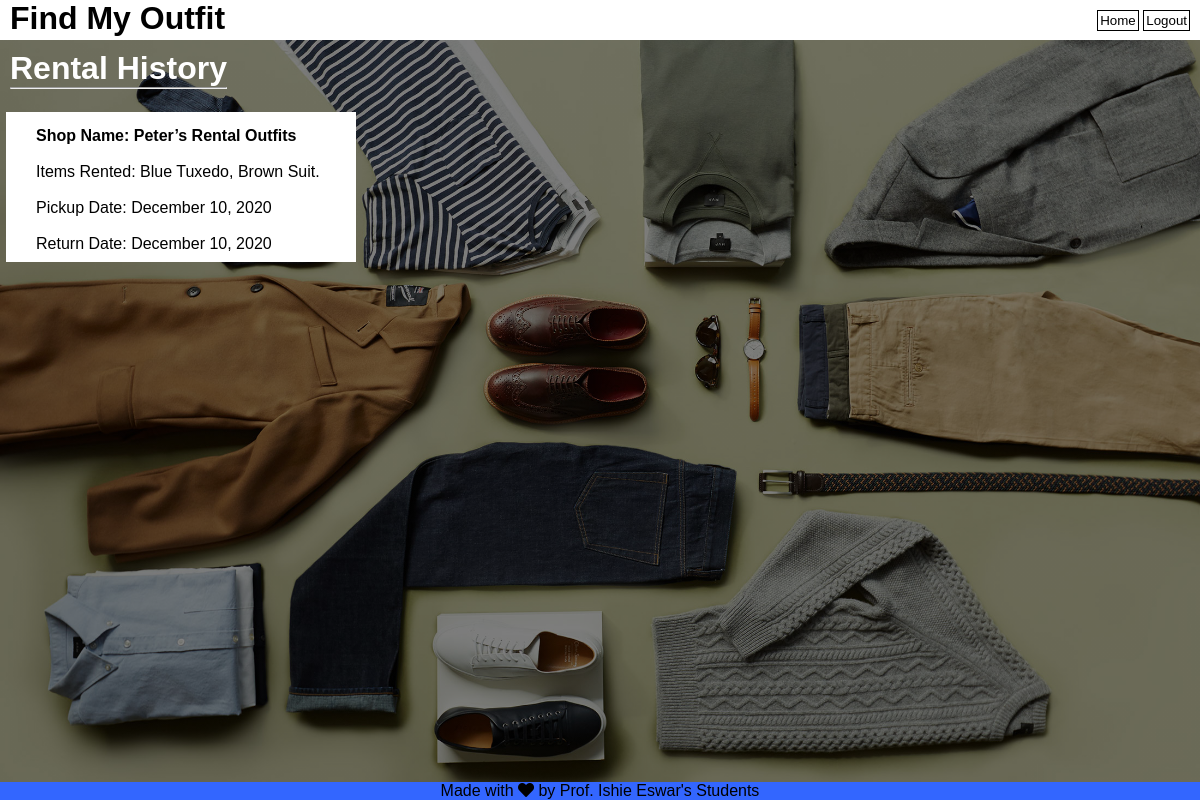
The app's page /User_Rental_History_See.php with its own data.
### tables this page shows
CREATE TABLE `rental_history` (
  `rental_number` int(40) NOT NULL,
  `shop_name` text NOT NULL,
  `items` varchar(100) NOT NULL,
  `p_date` varchar(40) NOT NULL,
  `r_date` varchar(40) NOT NULL
);

### User_Rental_History_See.php (the view, shortened to what this page needs)
<?php
     include_once 'databasec.php';
     $sql = 'SELECT rental_number, shop_name, items, p_date, r_date FROM rental_history ORDER BY rental_number;';
     $resu = mysqli_query($c, $sql);
     $ar = mysqli_fetch_all($resu, MYSQLI_ASSOC);
?>
<!DOCTYPE html>
<html lang="en">
<head>
    <link href = "udhs.css" rel = "stylesheet" type = "text/css">
    <link rel="stylesheet" href="https://cdnjs.cloudflare.com/ajax/libs/font-awesome/5.13.0/css/all.min.css">
</head>
<body>
    <header>
        <div class="bar2">
            <div class="name2">
                <h1>Find My Outfit</h1>
            </div>
            <form name="xyz" method="post">
                <ul>
                     <li><input type="submit" name="home" class="button" value="Home"></li>
                     <li><input type="submit" name="logoutbutton2" class="button" value="Logout"></li>
                </ul>
            </form>
        </div>
    </header>
    <div class="des">
        <h1>Rental History</h1>
        <hr>
    </div>
    <br>
    <br>
    <br>
    <br>
    <div class="cont">
        <div class="row">
            <?php foreach($ar as $rentalhistory){ ?>
                        <div class="smallbox">
                            <h6>
                                Shop Name: <?php echo htmlspecialchars($rentalhistory['shop_name']); ?>
                            </h6>
                            <div>
                                <br>
                                Items Rented: <?php echo htmlspecialchars($rentalhistory['items']); ?>
                                <br>
                                <br>
                                Pickup Date: <?php echo htmlspecialchars($rentalhistory['p_date']); ?>
                                <br>
                                <br>
                                Return Date: <?php echo htmlspecialchars($rentalhistory['p_date']); ?>
                            </div>
                        </div>
                        <br>
            <?php } ?>
        </div>
    </div>
    <footer id="footer" class="static-footer">
      <div class="container">
        <p>Made with <span class="fas fa-heart"></span> by Prof. Ishie Eswar's Students</p>
      </div>
    </footer>
</body>
</html>

### udhs.css (style rules this page uses)
* { margin: 0; padding: 0; font-family: Arial, Helvetica, sans-serif; }
header { width: 100%; height: 40px; display: block; background-color: white; }
.bar2 ul { float: right; list-style-type: none; margin-top: 10px; margin-right: 10px; }
.bar2 ul li { display: inline-block; }
.bar2 ul li input { text-decoration: none; color: black; background-color: white; padding: 2px; border: 1px solid black; }
.name2 { float: left; margin-left: 10px; }
body { background-image:linear-gradient(rgba(0, 0, 0, 0.5), rgba(0, 0, 0, 0.5)), url(wardrobe.jpg); height: 100vh; background-size: cover; background-position: center; }
.des { float: left; margin-left: 10px; margin-top: 10px; color: white; }
.smallbox { width: 350px; height: 150px; background: white; left: 0.5%; position: relative; box-sizing: border-box; padding: 15px 30px; }
.smallbox h6 { font-size: 16px; }
#footer { background-color: #3366FF; text-align: center; }
.static-footer { position: fixed; left: 0; bottom: 0; width: 100%; text-align: center; }

### records on screen
rental_history: shop_name "Peter’s Rental Outfits", items "Blue Tuxedo, Brown Suit.", p_date "December 10, 2020"
